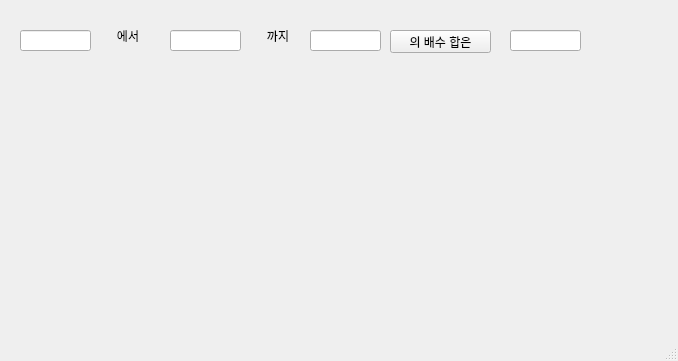
<?xml version="1.0" encoding="UTF-8"?>
<ui version="4.0">
 <class>MainWindow</class>
 <widget class="QMainWindow" name="MainWindow">
  <property name="geometry">
   <rect>
    <x>0</x>
    <y>0</y>
    <width>678</width>
    <height>361</height>
   </rect>
  </property>
  <property name="windowTitle">
   <string>MainWindow</string>
  </property>
  <widget class="QWidget" name="centralwidget">
   <widget class="QLineEdit" name="le01">
    <property name="geometry">
     <rect>
      <x>20</x>
      <y>30</y>
      <width>71</width>
      <height>21</height>
     </rect>
    </property>
   </widget>
   <widget class="QLineEdit" name="le02">
    <property name="geometry">
     <rect>
      <x>170</x>
      <y>30</y>
      <width>71</width>
      <height>21</height>
     </rect>
    </property>
   </widget>
   <widget class="QLineEdit" name="le03">
    <property name="geometry">
     <rect>
      <x>310</x>
      <y>30</y>
      <width>71</width>
      <height>21</height>
     </rect>
    </property>
   </widget>
   <widget class="QLineEdit" name="le04">
    <property name="geometry">
     <rect>
      <x>510</x>
      <y>30</y>
      <width>71</width>
      <height>21</height>
     </rect>
    </property>
   </widget>
   <widget class="QLabel" name="lbl1">
    <property name="geometry">
     <rect>
      <x>100</x>
      <y>30</y>
      <width>56</width>
      <height>12</height>
     </rect>
    </property>
    <property name="text">
     <string>에서</string>
    </property>
    <property name="alignment">
     <set>Qt::AlignCenter</set>
    </property>
   </widget>
   <widget class="QLabel" name="lbl2">
    <property name="geometry">
     <rect>
      <x>250</x>
      <y>30</y>
      <width>56</width>
      <height>12</height>
     </rect>
    </property>
    <property name="text">
     <string>까지</string>
    </property>
    <property name="alignment">
     <set>Qt::AlignCenter</set>
    </property>
   </widget>
   <widget class="QPushButton" name="pb">
    <property name="geometry">
     <rect>
      <x>390</x>
      <y>30</y>
      <width>101</width>
      <height>23</height>
     </rect>
    </property>
    <property name="text">
     <string>의 배수 합은</string>
    </property>
   </widget>
  </widget>
  <widget class="QMenuBar" name="menubar">
   <property name="geometry">
    <rect>
     <x>0</x>
     <y>0</y>
     <width>678</width>
     <height>21</height>
    </rect>
   </property>
  </widget>
  <widget class="QStatusBar" name="statusbar"/>
 </widget>
 <resources/>
 <connections/>
</ui>
